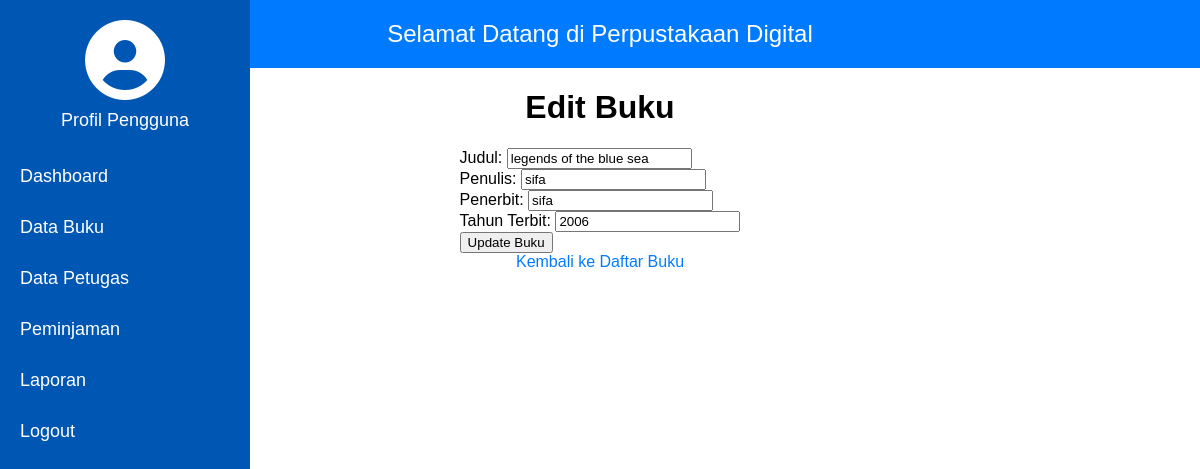
Page /buku/edit_buku.php?id=2 on the committed database.
### tables this page shows
CREATE TABLE `buku` (
  `id_buku` int(11) NOT NULL,
  `sampul` varchar(250) NOT NULL,
  `judul` varchar(255) NOT NULL,
  `penulis` varchar(255) NOT NULL,
  `penerbit` varchar(255) NOT NULL,
  `tahun_terbit` int(11) NOT NULL
);

### buku/edit_buku.php (the view, shortened to what this page needs)
<?php
include 'config.php';
$id = $_GET['id'];
$result = mysqli_query($conn, "SELECT * FROM buku WHERE id_buku = $id");
$buku = mysqli_fetch_assoc($result);
?>
<!DOCTYPE html>
<html>
<head>
</head>
</head>
<body>
<div class="header">
        Selamat Datang di Perpustakaan Digital
    </div>
    <div class="sidebar">
    <link rel="stylesheet" href="https://cdnjs.cloudflare.com/ajax/libs/font-awesome/6.4.0/css/all.min.css">
    <div class="profile" style="text-align: center; margin-bottom: 20px;">
    <i class="fa-solid fa-user-circle fa-5x" style="color: white;"></i>
    <p style="color: white; margin-top: 10px; font-size: 18px;">Profil Pengguna</p>
    </div>
        <a href="/perpustakaan_digital/dashboard.php"> Dashboard</a>
        <a href="/perpustakaan_digital/buku/index.php"> Data Buku</a>
        <a href="/perpustakaan_digital/petugas/index.php"> Data Petugas</a>
        <a href="pinjam_buku.php"> Peminjaman</a>
        <a href="kembalikan_buku.php"> Laporan</a>
        <a href="kategori_buku.php"> Logout</a>
    </div>
<body>
    <h1>Edit Buku</h1>
    <form method="POST">
        Judul: <input type="text" name="judul" value="<?= $buku['judul']; ?>" required><br>
        Penulis: <input type="text" name="penulis" value="<?= $buku['penulis']; ?>"><br>
        Penerbit: <input type="text" name="penerbit" value="<?= $buku['penerbit']; ?>"><br>
        Tahun Terbit: <input type="number" name="tahun_terbit" value="<?= $buku['tahun_terbit']; ?>"><br>
        <input type="submit" value="Update Buku">
    </form>
    <a href="index.php">Kembali ke Daftar Buku</a>
</body>
</html>

### buku/edit_buku.php (style rules this page uses)
body { margin: 0; font-family: Arial, sans-serif; display: flex; flex-direction: column; align-items: center; }
.header { background-color: #007BFF; color: white; padding: 20px; text-align: center; font-size: 24px; width: 100%; }
.sidebar { height: 100vh; width: 250px; position: fixed; top: 0; left: 0; background-color: #0056b3; padding-top: 20px; }
.sidebar a { padding: 15px 20px; text-decoration: none; font-size: 18px; color: white; display: block; }
a { text-decoration: none; color: #007BFF; }

### rows in the picture
buku: judul "legends of the blue sea", penulis "sifa", penerbit "sifa", tahun_terbit "2006"
